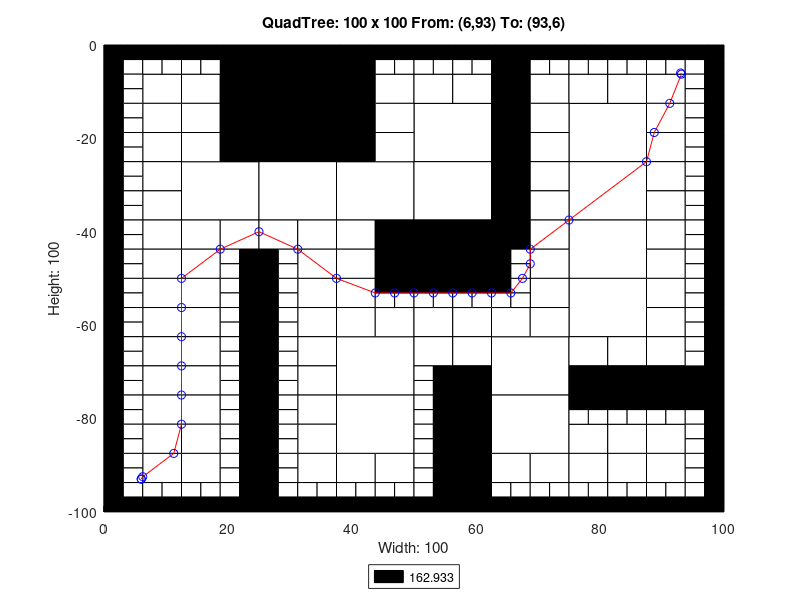

Reproduce this figure in MATLAB.
axis([0 100 -100 0]);
title('QuadTree: 100 x 100 From: (6,93) To: (93,6)');
xlabel('Width: 100');
ylabel('Height: 100');
rectangle('Position',[25 -12.5 12.5 12.5], 'FaceColor',[0 0 0]);
rectangle('Position',[25 -25 12.5 12.5], 'FaceColor',[0 0 0]);
rectangle('Position',[12.5 -37.5 12.5 12.5], 'FaceColor',[1 1 1]);
rectangle('Position',[25 -37.5 12.5 12.5], 'FaceColor',[1 1 1]);
rectangle('Position',[37.5 -37.5 12.5 12.5], 'FaceColor',[1 1 1]);
rectangle('Position',[50 -25 12.5 12.5], 'FaceColor',[1 1 1]);
rectangle('Position',[75 -25 12.5 12.5], 'FaceColor',[1 1 1]);
rectangle('Position',[50 -37.5 12.5 12.5], 'FaceColor',[1 1 1]);
rectangle('Position',[50 -50 12.5 12.5], 'FaceColor',[0 0 0]);
rectangle('Position',[75 -37.5 12.5 12.5], 'FaceColor',[1 1 1]);
rectangle('Position',[75 -50 12.5 12.5], 'FaceColor',[1 1 1]);
rectangle('Position',[37.5 -75 12.5 12.5], 'FaceColor',[1 1 1]);
rectangle('Position',[37.5 -87.5 12.5 12.5], 'FaceColor',[1 1 1]);
rectangle('Position',[62.5 -75 12.5 12.5], 'FaceColor',[1 1 1]);
rectangle('Position',[75 -62.5 12.5 12.5], 'FaceColor',[1 1 1]);
rectangle('Position',[62.5 -87.5 12.5 12.5], 'FaceColor',[1 1 1]);
rectangle('Position',[6.25 -12.5 6.25 6.25], 'FaceColor',[1 1 1]);
rectangle('Position',[18.75 -6.25 6.25 6.25], 'FaceColor',[0 0 0]);
rectangle('Position',[12.5 -12.5 6.25 6.25], 'FaceColor',[1 1 1]);
rectangle('Position',[18.75 -12.5 6.25 6.25], 'FaceColor',[0 0 0]);
rectangle('Position',[6.25 -18.75 6.25 6.25], 'FaceColor',[1 1 1]);
rectangle('Position',[6.25 -25 6.25 6.25], 'FaceColor',[1 1 1]);
rectangle('Position',[12.5 -18.75 6.25 6.25], 'FaceColor',[1 1 1]);
rectangle('Position',[18.75 -18.75 6.25 6.25], 'FaceColor',[0 0 0]);
rectangle('Position',[12.5 -25 6.25 6.25], 'FaceColor',[1 1 1]);
rectangle('Position',[18.75 -25 6.25 6.25], 'FaceColor',[0 0 0]);
rectangle('Position',[37.5 -6.25 6.25 6.25], 'FaceColor',[0 0 0]);
rectangle('Position',[37.5 -12.5 6.25 6.25], 'FaceColor',[0 0 0]);
rectangle('Position',[43.75 -12.5 6.25 6.25], 'FaceColor',[1 1 1]);
rectangle('Position',[37.5 -18.75 6.25 6.25], 'FaceColor',[0 0 0]);
rectangle('Position',[43.75 -18.75 6.25 6.25], 'FaceColor',[1 1 1]);
rectangle('Position',[37.5 -25 6.25 6.25], 'FaceColor',[0 0 0]);
rectangle('Position',[43.75 -25 6.25 6.25], 'FaceColor',[1 1 1]);
rectangle('Position',[6.25 -31.25 6.25 6.25], 'FaceColor',[1 1 1]);
rectangle('Position',[6.25 -37.5 6.25 6.25], 'FaceColor',[1 1 1]);
rectangle('Position',[6.25 -43.75 6.25 6.25], 'FaceColor',[1 1 1]);
rectangle('Position',[6.25 -50 6.25 6.25], 'FaceColor',[1 1 1]);
rectangle('Position',[12.5 -43.75 6.25 6.25], 'FaceColor',[1 1 1]);
rectangle('Position',[18.75 -43.75 6.25 6.25], 'FaceColor',[1 1 1]);
rectangle('Position',[12.5 -50 6.25 6.25], 'FaceColor',[1 1 1]);
rectangle('Position',[25 -43.75 6.25 6.25], 'FaceColor',[1 1 1]);
rectangle('Position',[31.25 -43.75 6.25 6.25], 'FaceColor',[1 1 1]);
rectangle('Position',[31.25 -50 6.25 6.25], 'FaceColor',[1 1 1]);
rectangle('Position',[37.5 -43.75 6.25 6.25], 'FaceColor',[1 1 1]);
rectangle('Position',[43.75 -43.75 6.25 6.25], 'FaceColor',[0 0 0]);
rectangle('Position',[37.5 -50 6.25 6.25], 'FaceColor',[1 1 1]);
rectangle('Position',[43.75 -50 6.25 6.25], 'FaceColor',[0 0 0]);
rectangle('Position',[50 -12.5 6.25 6.25], 'FaceColor',[1 1 1]);
rectangle('Position',[56.25 -12.5 6.25 6.25], 'FaceColor',[1 1 1]);
rectangle('Position',[62.5 -6.25 6.25 6.25], 'FaceColor',[0 0 0]);
rectangle('Position',[62.5 -12.5 6.25 6.25], 'FaceColor',[0 0 0]);
rectangle('Position',[68.75 -12.5 6.25 6.25], 'FaceColor',[1 1 1]);
rectangle('Position',[62.5 -18.75 6.25 6.25], 'FaceColor',[0 0 0]);
rectangle('Position',[68.75 -18.75 6.25 6.25], 'FaceColor',[1 1 1]);
rectangle('Position',[62.5 -25 6.25 6.25], 'FaceColor',[0 0 0]);
rectangle('Position',[68.75 -25 6.25 6.25], 'FaceColor',[1 1 1]);
rectangle('Position',[75 -12.5 6.25 6.25], 'FaceColor',[1 1 1]);
rectangle('Position',[81.25 -12.5 6.25 6.25], 'FaceColor',[1 1 1]);
rectangle('Position',[87.5 -12.5 6.25 6.25], 'FaceColor',[1 1 1]);
rectangle('Position',[87.5 -18.75 6.25 6.25], 'FaceColor',[1 1 1]);
rectangle('Position',[87.5 -25 6.25 6.25], 'FaceColor',[1 1 1]);
rectangle('Position',[62.5 -31.25 6.25 6.25], 'FaceColor',[0 0 0]);
rectangle('Position',[68.75 -31.25 6.25 6.25], 'FaceColor',[1 1 1]);
rectangle('Position',[62.5 -37.5 6.25 6.25], 'FaceColor',[0 0 0]);
rectangle('Position',[68.75 -37.5 6.25 6.25], 'FaceColor',[1 1 1]);
rectangle('Position',[62.5 -43.75 6.25 6.25], 'FaceColor',[0 0 0]);
rectangle('Position',[68.75 -43.75 6.25 6.25], 'FaceColor',[1 1 1]);
rectangle('Position',[68.75 -50 6.25 6.25], 'FaceColor',[1 1 1]);
rectangle('Position',[87.5 -31.25 6.25 6.25], 'FaceColor',[1 1 1]);
rectangle('Position',[87.5 -37.5 6.25 6.25], 'FaceColor',[1 1 1]);
rectangle('Position',[87.5 -43.75 6.25 6.25], 'FaceColor',[1 1 1]);
rectangle('Position',[87.5 -50 6.25 6.25], 'FaceColor',[1 1 1]);
rectangle('Position',[6.25 -56.25 6.25 6.25], 'FaceColor',[1 1 1]);
rectangle('Position',[6.25 -62.5 6.25 6.25], 'FaceColor',[1 1 1]);
rectangle('Position',[12.5 -56.25 6.25 6.25], 'FaceColor',[1 1 1]);
rectangle('Position',[12.5 -62.5 6.25 6.25], 'FaceColor',[1 1 1]);
rectangle('Position',[6.25 -68.75 6.25 6.25], 'FaceColor',[1 1 1]);
rectangle('Position',[6.25 -75 6.25 6.25], 'FaceColor',[1 1 1]);
rectangle('Position',[12.5 -68.75 6.25 6.25], 'FaceColor',[1 1 1]);
rectangle('Position',[12.5 -75 6.25 6.25], 'FaceColor',[1 1 1]);
rectangle('Position',[31.25 -56.25 6.25 6.25], 'FaceColor',[1 1 1]);
rectangle('Position',[31.25 -62.5 6.25 6.25], 'FaceColor',[1 1 1]);
rectangle('Position',[37.5 -56.25 6.25 6.25], 'FaceColor',[1 1 1]);
rectangle('Position',[37.5 -62.5 6.25 6.25], 'FaceColor',[1 1 1]);
rectangle('Position',[43.75 -62.5 6.25 6.25], 'FaceColor',[1 1 1]);
rectangle('Position',[31.25 -68.75 6.25 6.25], 'FaceColor',[1 1 1]);
rectangle('Position',[31.25 -75 6.25 6.25], 'FaceColor',[1 1 1]);
rectangle('Position',[6.25 -81.25 6.25 6.25], 'FaceColor',[1 1 1]);
rectangle('Position',[6.25 -87.5 6.25 6.25], 'FaceColor',[1 1 1]);
rectangle('Position',[12.5 -81.25 6.25 6.25], 'FaceColor',[1 1 1]);
rectangle('Position',[12.5 -87.5 6.25 6.25], 'FaceColor',[1 1 1]);
rectangle('Position',[6.25 -93.75 6.25 6.25], 'FaceColor',[1 1 1]);
rectangle('Position',[12.5 -93.75 6.25 6.25], 'FaceColor',[1 1 1]);
rectangle('Position',[31.25 -81.25 6.25 6.25], 'FaceColor',[1 1 1]);
rectangle('Position',[31.25 -87.5 6.25 6.25], 'FaceColor',[1 1 1]);
rectangle('Position',[31.25 -93.75 6.25 6.25], 'FaceColor',[1 1 1]);
rectangle('Position',[37.5 -93.75 6.25 6.25], 'FaceColor',[1 1 1]);
rectangle('Position',[43.75 -93.75 6.25 6.25], 'FaceColor',[1 1 1]);
rectangle('Position',[50 -62.5 6.25 6.25], 'FaceColor',[1 1 1]);
rectangle('Position',[56.25 -62.5 6.25 6.25], 'FaceColor',[1 1 1]);
rectangle('Position',[68.75 -56.25 6.25 6.25], 'FaceColor',[1 1 1]);
rectangle('Position',[62.5 -62.5 6.25 6.25], 'FaceColor',[1 1 1]);
rectangle('Position',[68.75 -62.5 6.25 6.25], 'FaceColor',[1 1 1]);
rectangle('Position',[50 -68.75 6.25 6.25], 'FaceColor',[1 1 1]);
rectangle('Position',[56.25 -68.75 6.25 6.25], 'FaceColor',[1 1 1]);
rectangle('Position',[56.25 -75 6.25 6.25], 'FaceColor',[0 0 0]);
rectangle('Position',[87.5 -56.25 6.25 6.25], 'FaceColor',[1 1 1]);
rectangle('Position',[87.5 -62.5 6.25 6.25], 'FaceColor',[1 1 1]);
rectangle('Position',[75 -68.75 6.25 6.25], 'FaceColor',[1 1 1]);
rectangle('Position',[81.25 -68.75 6.25 6.25], 'FaceColor',[1 1 1]);
rectangle('Position',[75 -75 6.25 6.25], 'FaceColor',[0 0 0]);
rectangle('Position',[81.25 -75 6.25 6.25], 'FaceColor',[0 0 0]);
rectangle('Position',[87.5 -68.75 6.25 6.25], 'FaceColor',[1 1 1]);
rectangle('Position',[87.5 -75 6.25 6.25], 'FaceColor',[0 0 0]);
rectangle('Position',[93.75 -75 6.25 6.25], 'FaceColor',[0 0 0]);
rectangle('Position',[56.25 -81.25 6.25 6.25], 'FaceColor',[0 0 0]);
rectangle('Position',[56.25 -87.5 6.25 6.25], 'FaceColor',[0 0 0]);
rectangle('Position',[56.25 -93.75 6.25 6.25], 'FaceColor',[0 0 0]);
rectangle('Position',[56.25 -100 6.25 6.25], 'FaceColor',[0 0 0]);
rectangle('Position',[62.5 -93.75 6.25 6.25], 'FaceColor',[1 1 1]);
rectangle('Position',[68.75 -93.75 6.25 6.25], 'FaceColor',[1 1 1]);
rectangle('Position',[75 -87.5 6.25 6.25], 'FaceColor',[1 1 1]);
rectangle('Position',[81.25 -87.5 6.25 6.25], 'FaceColor',[1 1 1]);
rectangle('Position',[87.5 -87.5 6.25 6.25], 'FaceColor',[1 1 1]);
rectangle('Position',[75 -93.75 6.25 6.25], 'FaceColor',[1 1 1]);
rectangle('Position',[81.25 -93.75 6.25 6.25], 'FaceColor',[1 1 1]);
rectangle('Position',[87.5 -93.75 6.25 6.25], 'FaceColor',[1 1 1]);
rectangle('Position',[0 -3.125 3.125 3.125], 'FaceColor',[0 0 0]);
rectangle('Position',[3.125 -3.125 3.125 3.125], 'FaceColor',[0 0 0]);
rectangle('Position',[0 -6.25 3.125 3.125], 'FaceColor',[0 0 0]);
rectangle('Position',[3.125 -6.25 3.125 3.125], 'FaceColor',[1 1 1]);
rectangle('Position',[6.25 -3.125 3.125 3.125], 'FaceColor',[0 0 0]);
rectangle('Position',[9.375 -3.125 3.125 3.125], 'FaceColor',[0 0 0]);
rectangle('Position',[6.25 -6.25 3.125 3.125], 'FaceColor',[1 1 1]);
rectangle('Position',[9.375 -6.25 3.125 3.125], 'FaceColor',[1 1 1]);
rectangle('Position',[0 -9.375 3.125 3.125], 'FaceColor',[0 0 0]);
rectangle('Position',[3.125 -9.375 3.125 3.125], 'FaceColor',[1 1 1]);
rectangle('Position',[0 -12.5 3.125 3.125], 'FaceColor',[0 0 0]);
rectangle('Position',[3.125 -12.5 3.125 3.125], 'FaceColor',[1 1 1]);
rectangle('Position',[12.5 -3.125 3.125 3.125], 'FaceColor',[0 0 0]);
rectangle('Position',[15.625 -3.125 3.125 3.125], 'FaceColor',[0 0 0]);
rectangle('Position',[12.5 -6.25 3.125 3.125], 'FaceColor',[1 1 1]);
rectangle('Position',[15.625 -6.25 3.125 3.125], 'FaceColor',[1 1 1]);
rectangle('Position',[0 -15.625 3.125 3.125], 'FaceColor',[0 0 0]);
rectangle('Position',[3.125 -15.625 3.125 3.125], 'FaceColor',[1 1 1]);
rectangle('Position',[0 -18.75 3.125 3.125], 'FaceColor',[0 0 0]);
rectangle('Position',[3.125 -18.75 3.125 3.125], 'FaceColor',[1 1 1]);
rectangle('Position',[0 -21.875 3.125 3.125], 'FaceColor',[0 0 0]);
rectangle('Position',[3.125 -21.875 3.125 3.125], 'FaceColor',[1 1 1]);
rectangle('Position',[0 -25 3.125 3.125], 'FaceColor',[0 0 0]);
rectangle('Position',[3.125 -25 3.125 3.125], 'FaceColor',[1 1 1]);
rectangle('Position',[43.75 -3.125 3.125 3.125], 'FaceColor',[0 0 0]);
rectangle('Position',[46.875 -3.125 3.125 3.125], 'FaceColor',[0 0 0]);
rectangle('Position',[43.75 -6.25 3.125 3.125], 'FaceColor',[1 1 1]);
rectangle('Position',[46.875 -6.25 3.125 3.125], 'FaceColor',[1 1 1]);
rectangle('Position',[0 -28.125 3.125 3.125], 'FaceColor',[0 0 0]);
rectangle('Position',[3.125 -28.125 3.125 3.125], 'FaceColor',[1 1 1]);
rectangle('Position',[0 -31.25 3.125 3.125], 'FaceColor',[0 0 0]);
rectangle('Position',[3.125 -31.25 3.125 3.125], 'FaceColor',[1 1 1]);
rectangle('Position',[0 -34.375 3.125 3.125], 'FaceColor',[0 0 0]);
rectangle('Position',[3.125 -34.375 3.125 3.125], 'FaceColor',[1 1 1]);
rectangle('Position',[0 -37.5 3.125 3.125], 'FaceColor',[0 0 0]);
rectangle('Position',[3.125 -37.5 3.125 3.125], 'FaceColor',[1 1 1]);
rectangle('Position',[0 -40.625 3.125 3.125], 'FaceColor',[0 0 0]);
rectangle('Position',[3.125 -40.625 3.125 3.125], 'FaceColor',[1 1 1]);
rectangle('Position',[0 -43.75 3.125 3.125], 'FaceColor',[0 0 0]);
rectangle('Position',[3.125 -43.75 3.125 3.125], 'FaceColor',[1 1 1]);
rectangle('Position',[0 -46.875 3.125 3.125], 'FaceColor',[0 0 0]);
rectangle('Position',[3.125 -46.875 3.125 3.125], 'FaceColor',[1 1 1]);
rectangle('Position',[0 -50 3.125 3.125], 'FaceColor',[0 0 0]);
rectangle('Position',[3.125 -50 3.125 3.125], 'FaceColor',[1 1 1]);
rectangle('Position',[18.75 -46.875 3.125 3.125], 'FaceColor',[1 1 1]);
rectangle('Position',[21.875 -46.875 3.125 3.125], 'FaceColor',[0 0 0]);
rectangle('Position',[18.75 -50 3.125 3.125], 'FaceColor',[1 1 1]);
rectangle('Position',[21.875 -50 3.125 3.125], 'FaceColor',[0 0 0]);
rectangle('Position',[25 -46.875 3.125 3.125], 'FaceColor',[0 0 0]);
rectangle('Position',[28.125 -46.875 3.125 3.125], 'FaceColor',[1 1 1]);
rectangle('Position',[25 -50 3.125 3.125], 'FaceColor',[0 0 0]);
rectangle('Position',[28.125 -50 3.125 3.125], 'FaceColor',[1 1 1]);
rectangle('Position',[50 -3.125 3.125 3.125], 'FaceColor',[0 0 0]);
rectangle('Position',[53.125 -3.125 3.125 3.125], 'FaceColor',[0 0 0]);
rectangle('Position',[50 -6.25 3.125 3.125], 'FaceColor',[1 1 1]);
rectangle('Position',[53.125 -6.25 3.125 3.125], 'FaceColor',[1 1 1]);
rectangle('Position',[56.25 -3.125 3.125 3.125], 'FaceColor',[0 0 0]);
rectangle('Position',[59.375 -3.125 3.125 3.125], 'FaceColor',[0 0 0]);
rectangle('Position',[56.25 -6.25 3.125 3.125], 'FaceColor',[1 1 1]);
rectangle('Position',[59.375 -6.25 3.125 3.125], 'FaceColor',[1 1 1]);
rectangle('Position',[68.75 -3.125 3.125 3.125], 'FaceColor',[0 0 0]);
rectangle('Position',[71.875 -3.125 3.125 3.125], 'FaceColor',[0 0 0]);
rectangle('Position',[68.75 -6.25 3.125 3.125], 'FaceColor',[1 1 1]);
rectangle('Position',[71.875 -6.25 3.125 3.125], 'FaceColor',[1 1 1]);
rectangle('Position',[75 -3.125 3.125 3.125], 'FaceColor',[0 0 0]);
rectangle('Position',[78.125 -3.125 3.125 3.125], 'FaceColor',[0 0 0]);
rectangle('Position',[75 -6.25 3.125 3.125], 'FaceColor',[1 1 1]);
rectangle('Position',[78.125 -6.25 3.125 3.125], 'FaceColor',[1 1 1]);
rectangle('Position',[81.25 -3.125 3.125 3.125], 'FaceColor',[0 0 0]);
rectangle('Position',[84.375 -3.125 3.125 3.125], 'FaceColor',[0 0 0]);
rectangle('Position',[81.25 -6.25 3.125 3.125], 'FaceColor',[1 1 1]);
rectangle('Position',[84.375 -6.25 3.125 3.125], 'FaceColor',[1 1 1]);
rectangle('Position',[87.5 -3.125 3.125 3.125], 'FaceColor',[0 0 0]);
rectangle('Position',[90.625 -3.125 3.125 3.125], 'FaceColor',[0 0 0]);
rectangle('Position',[87.5 -6.25 3.125 3.125], 'FaceColor',[1 1 1]);
rectangle('Position',[90.625 -6.25 3.125 3.125], 'FaceColor',[1 1 1]);
rectangle('Position',[93.75 -3.125 3.125 3.125], 'FaceColor',[0 0 0]);
rectangle('Position',[96.875 -3.125 3.125 3.125], 'FaceColor',[0 0 0]);
rectangle('Position',[93.75 -6.25 3.125 3.125], 'FaceColor',[1 1 1]);
rectangle('Position',[96.875 -6.25 3.125 3.125], 'FaceColor',[0 0 0]);
rectangle('Position',[93.75 -9.375 3.125 3.125], 'FaceColor',[1 1 1]);
rectangle('Position',[96.875 -9.375 3.125 3.125], 'FaceColor',[0 0 0]);
rectangle('Position',[93.75 -12.5 3.125 3.125], 'FaceColor',[1 1 1]);
rectangle('Position',[96.875 -12.5 3.125 3.125], 'FaceColor',[0 0 0]);
rectangle('Position',[93.75 -15.625 3.125 3.125], 'FaceColor',[1 1 1]);
rectangle('Position',[96.875 -15.625 3.125 3.125], 'FaceColor',[0 0 0]);
rectangle('Position',[93.75 -18.75 3.125 3.125], 'FaceColor',[1 1 1]);
rectangle('Position',[96.875 -18.75 3.125 3.125], 'FaceColor',[0 0 0]);
rectangle('Position',[93.75 -21.875 3.125 3.125], 'FaceColor',[1 1 1]);
rectangle('Position',[96.875 -21.875 3.125 3.125], 'FaceColor',[0 0 0]);
rectangle('Position',[93.75 -25 3.125 3.125], 'FaceColor',[1 1 1]);
rectangle('Position',[96.875 -25 3.125 3.125], 'FaceColor',[0 0 0]);
rectangle('Position',[62.5 -46.875 3.125 3.125], 'FaceColor',[0 0 0]);
rectangle('Position',[65.625 -46.875 3.125 3.125], 'FaceColor',[1 1 1]);
rectangle('Position',[62.5 -50 3.125 3.125], 'FaceColor',[0 0 0]);
rectangle('Position',[65.625 -50 3.125 3.125], 'FaceColor',[1 1 1]);
rectangle('Position',[93.75 -28.125 3.125 3.125], 'FaceColor',[1 1 1]);
rectangle('Position',[96.875 -28.125 3.125 3.125], 'FaceColor',[0 0 0]);
rectangle('Position',[93.75 -31.25 3.125 3.125], 'FaceColor',[1 1 1]);
rectangle('Position',[96.875 -31.25 3.125 3.125], 'FaceColor',[0 0 0]);
rectangle('Position',[93.75 -34.375 3.125 3.125], 'FaceColor',[1 1 1]);
rectangle('Position',[96.875 -34.375 3.125 3.125], 'FaceColor',[0 0 0]);
rectangle('Position',[93.75 -37.5 3.125 3.125], 'FaceColor',[1 1 1]);
rectangle('Position',[96.875 -37.5 3.125 3.125], 'FaceColor',[0 0 0]);
rectangle('Position',[93.75 -40.625 3.125 3.125], 'FaceColor',[1 1 1]);
rectangle('Position',[96.875 -40.625 3.125 3.125], 'FaceColor',[0 0 0]);
rectangle('Position',[93.75 -43.75 3.125 3.125], 'FaceColor',[1 1 1]);
rectangle('Position',[96.875 -43.75 3.125 3.125], 'FaceColor',[0 0 0]);
rectangle('Position',[93.75 -46.875 3.125 3.125], 'FaceColor',[1 1 1]);
rectangle('Position',[96.875 -46.875 3.125 3.125], 'FaceColor',[0 0 0]);
rectangle('Position',[93.75 -50 3.125 3.125], 'FaceColor',[1 1 1]);
rectangle('Position',[96.875 -50 3.125 3.125], 'FaceColor',[0 0 0]);
rectangle('Position',[0 -53.125 3.125 3.125], 'FaceColor',[0 0 0]);
rectangle('Position',[3.125 -53.125 3.125 3.125], 'FaceColor',[1 1 1]);
rectangle('Position',[0 -56.25 3.125 3.125], 'FaceColor',[0 0 0]);
rectangle('Position',[3.125 -56.25 3.125 3.125], 'FaceColor',[1 1 1]);
rectangle('Position',[0 -59.375 3.125 3.125], 'FaceColor',[0 0 0]);
rectangle('Position',[3.125 -59.375 3.125 3.125], 'FaceColor',[1 1 1]);
rectangle('Position',[0 -62.5 3.125 3.125], 'FaceColor',[0 0 0]);
rectangle('Position',[3.125 -62.5 3.125 3.125], 'FaceColor',[1 1 1]);
rectangle('Position',[18.75 -53.125 3.125 3.125], 'FaceColor',[1 1 1]);
rectangle('Position',[21.875 -53.125 3.125 3.125], 'FaceColor',[0 0 0]);
rectangle('Position',[18.75 -56.25 3.125 3.125], 'FaceColor',[1 1 1]);
rectangle('Position',[21.875 -56.25 3.125 3.125], 'FaceColor',[0 0 0]);
rectangle('Position',[18.75 -59.375 3.125 3.125], 'FaceColor',[1 1 1]);
rectangle('Position',[21.875 -59.375 3.125 3.125], 'FaceColor',[0 0 0]);
rectangle('Position',[18.75 -62.5 3.125 3.125], 'FaceColor',[1 1 1]);
rectangle('Position',[21.875 -62.5 3.125 3.125], 'FaceColor',[0 0 0]);
rectangle('Position',[0 -65.625 3.125 3.125], 'FaceColor',[0 0 0]);
rectangle('Position',[3.125 -65.625 3.125 3.125], 'FaceColor',[1 1 1]);
rectangle('Position',[0 -68.75 3.125 3.125], 'FaceColor',[0 0 0]);
rectangle('Position',[3.125 -68.75 3.125 3.125], 'FaceColor',[1 1 1]);
rectangle('Position',[0 -71.875 3.125 3.125], 'FaceColor',[0 0 0]);
rectangle('Position',[3.125 -71.875 3.125 3.125], 'FaceColor',[1 1 1]);
rectangle('Position',[0 -75 3.125 3.125], 'FaceColor',[0 0 0]);
rectangle('Position',[3.125 -75 3.125 3.125], 'FaceColor',[1 1 1]);
rectangle('Position',[18.75 -65.625 3.125 3.125], 'FaceColor',[1 1 1]);
rectangle('Position',[21.875 -65.625 3.125 3.125], 'FaceColor',[0 0 0]);
rectangle('Position',[18.75 -68.75 3.125 3.125], 'FaceColor',[1 1 1]);
rectangle('Position',[21.875 -68.75 3.125 3.125], 'FaceColor',[0 0 0]);
rectangle('Position',[18.75 -71.875 3.125 3.125], 'FaceColor',[1 1 1]);
rectangle('Position',[21.875 -71.875 3.125 3.125], 'FaceColor',[0 0 0]);
rectangle('Position',[18.75 -75 3.125 3.125], 'FaceColor',[1 1 1]);
rectangle('Position',[21.875 -75 3.125 3.125], 'FaceColor',[0 0 0]);
rectangle('Position',[25 -53.125 3.125 3.125], 'FaceColor',[0 0 0]);
rectangle('Position',[28.125 -53.125 3.125 3.125], 'FaceColor',[1 1 1]);
rectangle('Position',[25 -56.25 3.125 3.125], 'FaceColor',[0 0 0]);
rectangle('Position',[28.125 -56.25 3.125 3.125], 'FaceColor',[1 1 1]);
rectangle('Position',[25 -59.375 3.125 3.125], 'FaceColor',[0 0 0]);
rectangle('Position',[28.125 -59.375 3.125 3.125], 'FaceColor',[1 1 1]);
rectangle('Position',[25 -62.5 3.125 3.125], 'FaceColor',[0 0 0]);
rectangle('Position',[28.125 -62.5 3.125 3.125], 'FaceColor',[1 1 1]);
rectangle('Position',[43.75 -53.125 3.125 3.125], 'FaceColor',[0 0 0]);
rectangle('Position',[46.875 -53.125 3.125 3.125], 'FaceColor',[0 0 0]);
rectangle('Position',[43.75 -56.25 3.125 3.125], 'FaceColor',[1 1 1]);
rectangle('Position',[46.875 -56.25 3.125 3.125], 'FaceColor',[1 1 1]);
rectangle('Position',[25 -65.625 3.125 3.125], 'FaceColor',[0 0 0]);
rectangle('Position',[28.125 -65.625 3.125 3.125], 'FaceColor',[1 1 1]);
rectangle('Position',[25 -68.75 3.125 3.125], 'FaceColor',[0 0 0]);
rectangle('Position',[28.125 -68.75 3.125 3.125], 'FaceColor',[1 1 1]);
rectangle('Position',[25 -71.875 3.125 3.125], 'FaceColor',[0 0 0]);
rectangle('Position',[28.125 -71.875 3.125 3.125], 'FaceColor',[1 1 1]);
rectangle('Position',[25 -75 3.125 3.125], 'FaceColor',[0 0 0]);
rectangle('Position',[28.125 -75 3.125 3.125], 'FaceColor',[1 1 1]);
rectangle('Position',[0 -78.125 3.125 3.125], 'FaceColor',[0 0 0]);
rectangle('Position',[3.125 -78.125 3.125 3.125], 'FaceColor',[1 1 1]);
rectangle('Position',[0 -81.25 3.125 3.125], 'FaceColor',[0 0 0]);
rectangle('Position',[3.125 -81.25 3.125 3.125], 'FaceColor',[1 1 1]);
rectangle('Position',[0 -84.375 3.125 3.125], 'FaceColor',[0 0 0]);
rectangle('Position',[3.125 -84.375 3.125 3.125], 'FaceColor',[1 1 1]);
rectangle('Position',[0 -87.5 3.125 3.125], 'FaceColor',[0 0 0]);
rectangle('Position',[3.125 -87.5 3.125 3.125], 'FaceColor',[1 1 1]);
rectangle('Position',[18.75 -78.125 3.125 3.125], 'FaceColor',[1 1 1]);
rectangle('Position',[21.875 -78.125 3.125 3.125], 'FaceColor',[0 0 0]);
rectangle('Position',[18.75 -81.25 3.125 3.125], 'FaceColor',[1 1 1]);
rectangle('Position',[21.875 -81.25 3.125 3.125], 'FaceColor',[0 0 0]);
rectangle('Position',[18.75 -84.375 3.125 3.125], 'FaceColor',[1 1 1]);
rectangle('Position',[21.875 -84.375 3.125 3.125], 'FaceColor',[0 0 0]);
rectangle('Position',[18.75 -87.5 3.125 3.125], 'FaceColor',[1 1 1]);
rectangle('Position',[21.875 -87.5 3.125 3.125], 'FaceColor',[0 0 0]);
rectangle('Position',[0 -90.625 3.125 3.125], 'FaceColor',[0 0 0]);
rectangle('Position',[3.125 -90.625 3.125 3.125], 'FaceColor',[1 1 1]);
rectangle('Position',[0 -93.75 3.125 3.125], 'FaceColor',[0 0 0]);
rectangle('Position',[3.125 -93.75 3.125 3.125], 'FaceColor',[1 1 1]);
rectangle('Position',[0 -96.875 3.125 3.125], 'FaceColor',[0 0 0]);
rectangle('Position',[3.125 -96.875 3.125 3.125], 'FaceColor',[1 1 1]);
rectangle('Position',[0 -100 3.125 3.125], 'FaceColor',[0 0 0]);
rectangle('Position',[3.125 -100 3.125 3.125], 'FaceColor',[0 0 0]);
rectangle('Position',[6.25 -96.875 3.125 3.125], 'FaceColor',[1 1 1]);
rectangle('Position',[9.375 -96.875 3.125 3.125], 'FaceColor',[1 1 1]);
rectangle('Position',[6.25 -100 3.125 3.125], 'FaceColor',[0 0 0]);
rectangle('Position',[9.375 -100 3.125 3.125], 'FaceColor',[0 0 0]);
rectangle('Position',[18.75 -90.625 3.125 3.125], 'FaceColor',[1 1 1]);
rectangle('Position',[21.875 -90.625 3.125 3.125], 'FaceColor',[0 0 0]);
rectangle('Position',[18.75 -93.75 3.125 3.125], 'FaceColor',[1 1 1]);
rectangle('Position',[21.875 -93.75 3.125 3.125], 'FaceColor',[0 0 0]);
rectangle('Position',[12.5 -96.875 3.125 3.125], 'FaceColor',[1 1 1]);
rectangle('Position',[15.625 -96.875 3.125 3.125], 'FaceColor',[1 1 1]);
rectangle('Position',[12.5 -100 3.125 3.125], 'FaceColor',[0 0 0]);
rectangle('Position',[15.625 -100 3.125 3.125], 'FaceColor',[0 0 0]);
rectangle('Position',[18.75 -96.875 3.125 3.125], 'FaceColor',[1 1 1]);
rectangle('Position',[21.875 -96.875 3.125 3.125], 'FaceColor',[0 0 0]);
rectangle('Position',[18.75 -100 3.125 3.125], 'FaceColor',[0 0 0]);
rectangle('Position',[21.875 -100 3.125 3.125], 'FaceColor',[0 0 0]);
rectangle('Position',[25 -78.125 3.125 3.125], 'FaceColor',[0 0 0]);
rectangle('Position',[28.125 -78.125 3.125 3.125], 'FaceColor',[1 1 1]);
rectangle('Position',[25 -81.25 3.125 3.125], 'FaceColor',[0 0 0]);
rectangle('Position',[28.125 -81.25 3.125 3.125], 'FaceColor',[1 1 1]);
rectangle('Position',[25 -84.375 3.125 3.125], 'FaceColor',[0 0 0]);
rectangle('Position',[28.125 -84.375 3.125 3.125], 'FaceColor',[1 1 1]);
rectangle('Position',[25 -87.5 3.125 3.125], 'FaceColor',[0 0 0]);
rectangle('Position',[28.125 -87.5 3.125 3.125], 'FaceColor',[1 1 1]);
rectangle('Position',[25 -90.625 3.125 3.125], 'FaceColor',[0 0 0]);
rectangle('Position',[28.125 -90.625 3.125 3.125], 'FaceColor',[1 1 1]);
rectangle('Position',[25 -93.75 3.125 3.125], 'FaceColor',[0 0 0]);
rectangle('Position',[28.125 -93.75 3.125 3.125], 'FaceColor',[1 1 1]);
rectangle('Position',[25 -96.875 3.125 3.125], 'FaceColor',[0 0 0]);
rectangle('Position',[28.125 -96.875 3.125 3.125], 'FaceColor',[1 1 1]);
rectangle('Position',[25 -100 3.125 3.125], 'FaceColor',[0 0 0]);
rectangle('Position',[28.125 -100 3.125 3.125], 'FaceColor',[0 0 0]);
rectangle('Position',[31.25 -96.875 3.125 3.125], 'FaceColor',[1 1 1]);
rectangle('Position',[34.375 -96.875 3.125 3.125], 'FaceColor',[1 1 1]);
rectangle('Position',[31.25 -100 3.125 3.125], 'FaceColor',[0 0 0]);
rectangle('Position',[34.375 -100 3.125 3.125], 'FaceColor',[0 0 0]);
rectangle('Position',[37.5 -96.875 3.125 3.125], 'FaceColor',[1 1 1]);
rectangle('Position',[40.625 -96.875 3.125 3.125], 'FaceColor',[1 1 1]);
rectangle('Position',[37.5 -100 3.125 3.125], 'FaceColor',[0 0 0]);
rectangle('Position',[40.625 -100 3.125 3.125], 'FaceColor',[0 0 0]);
rectangle('Position',[43.75 -96.875 3.125 3.125], 'FaceColor',[1 1 1]);
rectangle('Position',[46.875 -96.875 3.125 3.125], 'FaceColor',[1 1 1]);
rectangle('Position',[43.75 -100 3.125 3.125], 'FaceColor',[0 0 0]);
rectangle('Position',[46.875 -100 3.125 3.125], 'FaceColor',[0 0 0]);
rectangle('Position',[50 -53.125 3.125 3.125], 'FaceColor',[0 0 0]);
rectangle('Position',[53.125 -53.125 3.125 3.125], 'FaceColor',[0 0 0]);
rectangle('Position',[50 -56.25 3.125 3.125], 'FaceColor',[1 1 1]);
rectangle('Position',[53.125 -56.25 3.125 3.125], 'FaceColor',[1 1 1]);
rectangle('Position',[56.25 -53.125 3.125 3.125], 'FaceColor',[0 0 0]);
rectangle('Position',[59.375 -53.125 3.125 3.125], 'FaceColor',[0 0 0]);
rectangle('Position',[56.25 -56.25 3.125 3.125], 'FaceColor',[1 1 1]);
rectangle('Position',[59.375 -56.25 3.125 3.125], 'FaceColor',[1 1 1]);
rectangle('Position',[62.5 -53.125 3.125 3.125], 'FaceColor',[0 0 0]);
rectangle('Position',[65.625 -53.125 3.125 3.125], 'FaceColor',[1 1 1]);
rectangle('Position',[62.5 -56.25 3.125 3.125], 'FaceColor',[1 1 1]);
rectangle('Position',[65.625 -56.25 3.125 3.125], 'FaceColor',[1 1 1]);
rectangle('Position',[50 -71.875 3.125 3.125], 'FaceColor',[1 1 1]);
rectangle('Position',[53.125 -71.875 3.125 3.125], 'FaceColor',[0 0 0]);
rectangle('Position',[50 -75 3.125 3.125], 'FaceColor',[1 1 1]);
rectangle('Position',[53.125 -75 3.125 3.125], 'FaceColor',[0 0 0]);
rectangle('Position',[93.75 -53.125 3.125 3.125], 'FaceColor',[1 1 1]);
rectangle('Position',[96.875 -53.125 3.125 3.125], 'FaceColor',[0 0 0]);
rectangle('Position',[93.75 -56.25 3.125 3.125], 'FaceColor',[1 1 1]);
rectangle('Position',[96.875 -56.25 3.125 3.125], 'FaceColor',[0 0 0]);
rectangle('Position',[93.75 -59.375 3.125 3.125], 'FaceColor',[1 1 1]);
rectangle('Position',[96.875 -59.375 3.125 3.125], 'FaceColor',[0 0 0]);
rectangle('Position',[93.75 -62.5 3.125 3.125], 'FaceColor',[1 1 1]);
rectangle('Position',[96.875 -62.5 3.125 3.125], 'FaceColor',[0 0 0]);
rectangle('Position',[93.75 -65.625 3.125 3.125], 'FaceColor',[1 1 1]);
rectangle('Position',[96.875 -65.625 3.125 3.125], 'FaceColor',[0 0 0]);
rectangle('Position',[93.75 -68.75 3.125 3.125], 'FaceColor',[1 1 1]);
rectangle('Position',[96.875 -68.75 3.125 3.125], 'FaceColor',[0 0 0]);
rectangle('Position',[50 -78.125 3.125 3.125], 'FaceColor',[1 1 1]);
rectangle('Position',[53.125 -78.125 3.125 3.125], 'FaceColor',[0 0 0]);
rectangle('Position',[50 -81.25 3.125 3.125], 'FaceColor',[1 1 1]);
rectangle('Position',[53.125 -81.25 3.125 3.125], 'FaceColor',[0 0 0]);
rectangle('Position',[50 -84.375 3.125 3.125], 'FaceColor',[1 1 1]);
rectangle('Position',[53.125 -84.375 3.125 3.125], 'FaceColor',[0 0 0]);
rectangle('Position',[50 -87.5 3.125 3.125], 'FaceColor',[1 1 1]);
rectangle('Position',[53.125 -87.5 3.125 3.125], 'FaceColor',[0 0 0]);
rectangle('Position',[50 -90.625 3.125 3.125], 'FaceColor',[1 1 1]);
rectangle('Position',[53.125 -90.625 3.125 3.125], 'FaceColor',[0 0 0]);
rectangle('Position',[50 -93.75 3.125 3.125], 'FaceColor',[1 1 1]);
rectangle('Position',[53.125 -93.75 3.125 3.125], 'FaceColor',[0 0 0]);
rectangle('Position',[50 -96.875 3.125 3.125], 'FaceColor',[1 1 1]);
rectangle('Position',[53.125 -96.875 3.125 3.125], 'FaceColor',[0 0 0]);
rectangle('Position',[50 -100 3.125 3.125], 'FaceColor',[0 0 0]);
rectangle('Position',[53.125 -100 3.125 3.125], 'FaceColor',[0 0 0]);
rectangle('Position',[62.5 -96.875 3.125 3.125], 'FaceColor',[1 1 1]);
rectangle('Position',[65.625 -96.875 3.125 3.125], 'FaceColor',[1 1 1]);
rectangle('Position',[62.5 -100 3.125 3.125], 'FaceColor',[0 0 0]);
rectangle('Position',[65.625 -100 3.125 3.125], 'FaceColor',[0 0 0]);
rectangle('Position',[68.75 -96.875 3.125 3.125], 'FaceColor',[1 1 1]);
rectangle('Position',[71.875 -96.875 3.125 3.125], 'FaceColor',[1 1 1]);
rectangle('Position',[68.75 -100 3.125 3.125], 'FaceColor',[0 0 0]);
rectangle('Position',[71.875 -100 3.125 3.125], 'FaceColor',[0 0 0]);
rectangle('Position',[75 -78.125 3.125 3.125], 'FaceColor',[0 0 0]);
rectangle('Position',[78.125 -78.125 3.125 3.125], 'FaceColor',[0 0 0]);
rectangle('Position',[75 -81.25 3.125 3.125], 'FaceColor',[1 1 1]);
rectangle('Position',[78.125 -81.25 3.125 3.125], 'FaceColor',[1 1 1]);
rectangle('Position',[81.25 -78.125 3.125 3.125], 'FaceColor',[0 0 0]);
rectangle('Position',[84.375 -78.125 3.125 3.125], 'FaceColor',[0 0 0]);
rectangle('Position',[81.25 -81.25 3.125 3.125], 'FaceColor',[1 1 1]);
rectangle('Position',[84.375 -81.25 3.125 3.125], 'FaceColor',[1 1 1]);
rectangle('Position',[87.5 -78.125 3.125 3.125], 'FaceColor',[0 0 0]);
rectangle('Position',[90.625 -78.125 3.125 3.125], 'FaceColor',[0 0 0]);
rectangle('Position',[87.5 -81.25 3.125 3.125], 'FaceColor',[1 1 1]);
rectangle('Position',[90.625 -81.25 3.125 3.125], 'FaceColor',[1 1 1]);
rectangle('Position',[93.75 -78.125 3.125 3.125], 'FaceColor',[0 0 0]);
rectangle('Position',[96.875 -78.125 3.125 3.125], 'FaceColor',[0 0 0]);
rectangle('Position',[93.75 -81.25 3.125 3.125], 'FaceColor',[1 1 1]);
rectangle('Position',[96.875 -81.25 3.125 3.125], 'FaceColor',[0 0 0]);
rectangle('Position',[93.75 -84.375 3.125 3.125], 'FaceColor',[1 1 1]);
rectangle('Position',[96.875 -84.375 3.125 3.125], 'FaceColor',[0 0 0]);
rectangle('Position',[93.75 -87.5 3.125 3.125], 'FaceColor',[1 1 1]);
rectangle('Position',[96.875 -87.5 3.125 3.125], 'FaceColor',[0 0 0]);
rectangle('Position',[75 -96.875 3.125 3.125], 'FaceColor',[1 1 1]);
rectangle('Position',[78.125 -96.875 3.125 3.125], 'FaceColor',[1 1 1]);
rectangle('Position',[75 -100 3.125 3.125], 'FaceColor',[0 0 0]);
rectangle('Position',[78.125 -100 3.125 3.125], 'FaceColor',[0 0 0]);
rectangle('Position',[81.25 -96.875 3.125 3.125], 'FaceColor',[1 1 1]);
rectangle('Position',[84.375 -96.875 3.125 3.125], 'FaceColor',[1 1 1]);
rectangle('Position',[81.25 -100 3.125 3.125], 'FaceColor',[0 0 0]);
rectangle('Position',[84.375 -100 3.125 3.125], 'FaceColor',[0 0 0]);
rectangle('Position',[93.75 -90.625 3.125 3.125], 'FaceColor',[1 1 1]);
rectangle('Position',[96.875 -90.625 3.125 3.125], 'FaceColor',[0 0 0]);
rectangle('Position',[93.75 -93.75 3.125 3.125], 'FaceColor',[1 1 1]);
rectangle('Position',[96.875 -93.75 3.125 3.125], 'FaceColor',[0 0 0]);
rectangle('Position',[87.5 -96.875 3.125 3.125], 'FaceColor',[1 1 1]);
rectangle('Position',[90.625 -96.875 3.125 3.125], 'FaceColor',[1 1 1]);
rectangle('Position',[87.5 -100 3.125 3.125], 'FaceColor',[0 0 0]);
rectangle('Position',[90.625 -100 3.125 3.125], 'FaceColor',[0 0 0]);
rectangle('Position',[93.75 -96.875 3.125 3.125], 'FaceColor',[1 1 1]);
rectangle('Position',[96.875 -96.875 3.125 3.125], 'FaceColor',[0 0 0]);
rectangle('Position',[93.75 -100 3.125 3.125], 'FaceColor',[0 0 0]);
rectangle('Position',[96.875 -100 3.125 3.125], 'FaceColor',[0 0 0]);
X=[93,93.125,91.25,88.75,87.5,75,68.75,68.75,67.5,65.625,62.5,59.375,56.25,53.125,50,46.875,43.75,37.5,31.25,25,18.75,12.5,12.5,12.5,12.5,12.5,12.5,11.25,6.25,6,6];
Y=[-6,-6.25,-12.5,-18.75,-25,-37.5,-43.75,-46.875,-50,-53.125,-53.125,-53.125,-53.125,-53.125,-53.125,-53.125,-53.125,-50,-43.75,-40,-43.75,-50,-56.25,-62.5,-68.75,-75,-81.25,-87.5,-92.5,-93,-93];
hold on;
plot(X,Y,'r');
plot(X,Y,'bo');
legend('162.933','Location','southoutside');
